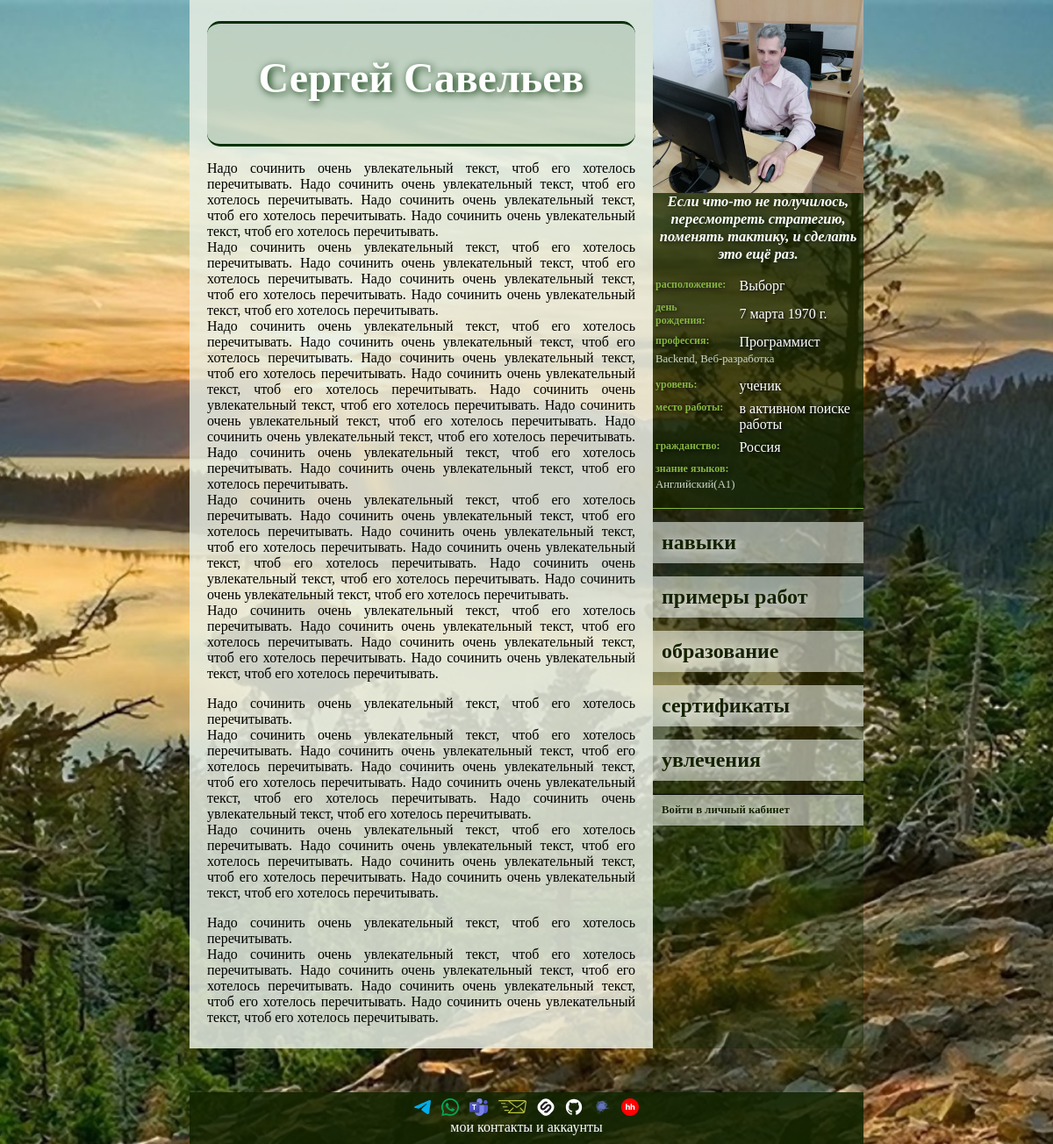
Before: /1 with the older database file.
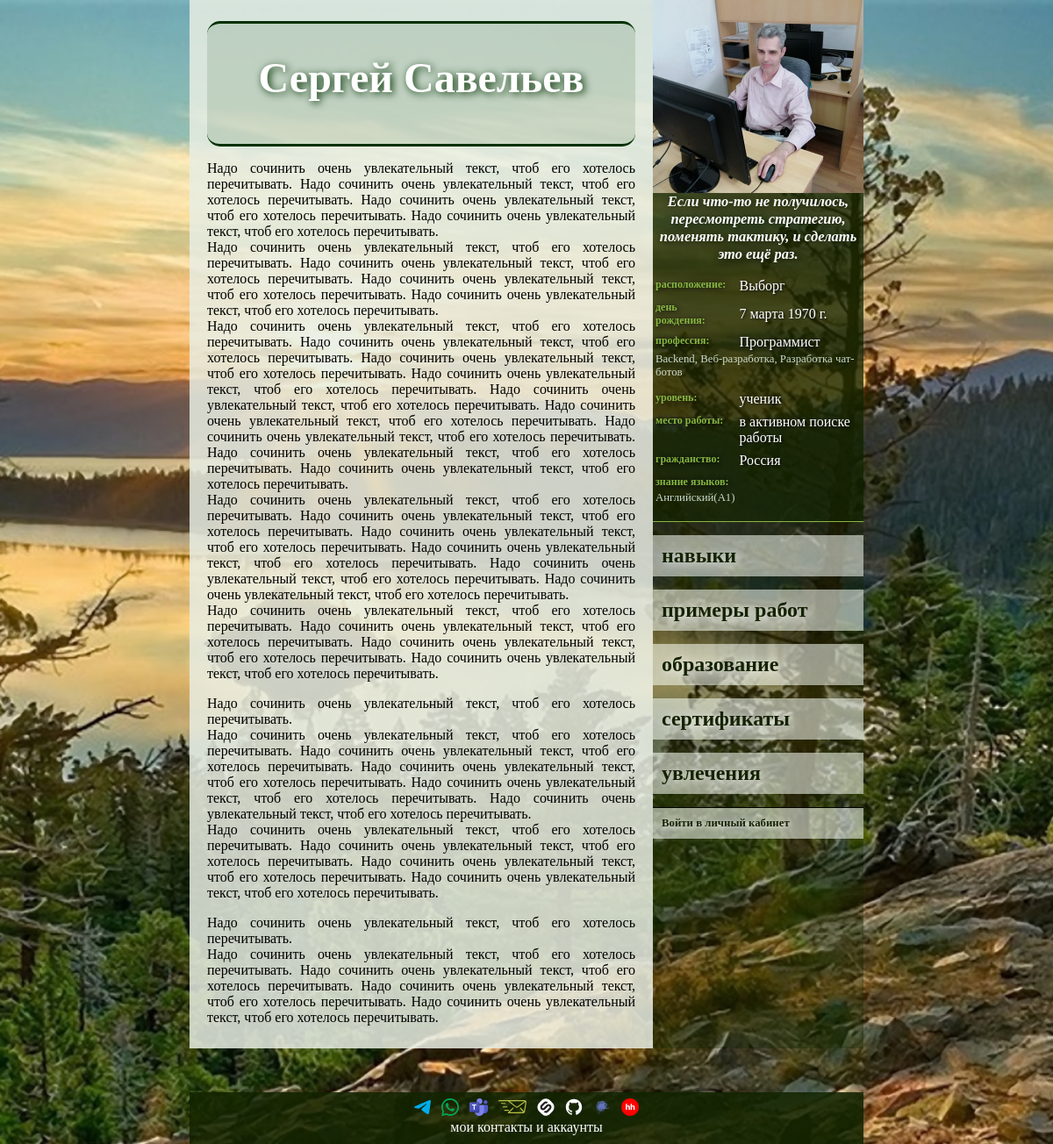
After: the same page with the newer database file.
### new/models.py (models this page shows)
class MyUser(AbstractUser):
    PROFESSIONAL_LEVELS = {
        "": "— Нет никакого —",
        "LR": "ученик",
        "BR": "начинающий",
        "LL": "небольшой опыт",
        "EX": "опыт есть",
        "PR": "профессионал",
        "SP": "супер-профессионал",
        "HB": "хобби",
    }
    BIOLOGICAL_SEX = {
        "": "— Не выбран —",
        "F": "женский",
        "M": "мужской"
    }
    photo = models.ImageField(
        "Собственное изображение",
        upload_to="user_s_photo/",
        null=True,
        blank=True,
    )
    biological_sex = models.CharField(
        max_length=1,
        choices=BIOLOGICAL_SEX,
        null=True,
        blank=True,
        verbose_name="Пол",
    )
    patronymic = models.CharField(max_length=100, verbose_name="Отчество", null=True, blank=True)
    birthday = models.DateField(null=True, blank=True, verbose_name="День рождения")
    citizenship = models.ForeignKey(
        CountryOfConsignment, on_delete=models.SET_NULL, null=True, blank=True, verbose_name="Гражданство"
    )
    city = models.ForeignKey(City, on_delete=models.SET_NULL, null=True, blank=True, verbose_name="Город")
    profession = models.ForeignKey(
        Profession, on_delete=models.SET_NULL, null=True, blank=True, verbose_name="Профессия"
    )
    specialization_professions = models.ManyToManyField(
        SupplementProfession,
        blank=True,
        related_name="supplement_user",
        verbose_name="Специализация",
    )
    the_level_of_professionalism = models.CharField(
        max_length=2,
        choices=PROFESSIONAL_LEVELS,
        null=True,
        blank=True,
        verbose_name="Уровень профессионализма",
    )
    job = models.ForeignKey(
        Organization,
        on_delete=models.SET_NULL,
        null=True,
        blank=True,
        verbose_name="Текущее место работы",
    )
    languages = models.ManyToManyField(
        Language,
        blank=True,
        related_name="knowledge_of_foreign_languages",
        verbose_name="Знание языков",
    )
    motto = models.CharField(max_length=1000, verbose_name="Мой девиз", null=True, blank=True)
    about_me = models.TextField(verbose_name="Обо мне", null=True, blank=True)

class SupplementProfession(models.Model):
    name = models.CharField(max_length=100, unique=True, verbose_name="Наименование")
    class Meta:
        ordering = ["name"]
        verbose_name = "Специализация"
        verbose_name_plural = "Специализации"
    def __str__(self):
        return self.name

class City(models.Model):
    name = models.CharField(max_length=100, unique=True, verbose_name="Название")
    class Meta:
        ordering = ["name"]
        verbose_name = "Название города"
        verbose_name_plural = "Названия городов"
    def __str__(self):
        return self.name

class Profession(models.Model):
    name = models.CharField(max_length=100, unique=True, verbose_name="Название")
    supplement_the_profession_of_the_user = models.ManyToManyField(
        SupplementProfession,
        related_name="supplement_profession"
    )
    class Meta:
        ordering = ["name"]
        verbose_name = "Профессия"
        verbose_name_plural = "Профессии"
    def __str__(self):
        return self.name

class Organization(models.Model):
    name = models.CharField(max_length=100, unique=True, verbose_name="Название")
    city = models.ForeignKey(City, on_delete=models.SET_NULL, null=True, blank=True, verbose_name="Город")
    class Meta:
        ordering = ["name"]
        verbose_name = "Организация"
        verbose_name_plural = "Организации"
    def __str__(self):
        return self.name

class CountryOfConsignment(models.Model):
    name = models.CharField(max_length=100, unique=True, verbose_name="Название")
    state_flag = models.ImageField("Государственный флаг", upload_to="flag/", null=True, blank=True)
    class Meta:
        ordering = ["name"]
        verbose_name = "Название страны"
        verbose_name_plural = "Названия стран"
    def __str__(self):
        return self.name

class Language(models.Model):
    LANGUAGE_LEVEL = {
        "A1": "начальный",
        "A2": "элементарный",
        "B1": "средний",
        "B2": "выше среднего",
        "C1": "продвинутый",
        "C2": "профессиональный",
    }
    name = models.CharField(max_length=100, verbose_name="Язык")
    level = models.CharField(
        max_length=2,
        choices=LANGUAGE_LEVEL,
        verbose_name="уровень",
        default="A1"
    )
    class Meta:
        ordering = ["name"]
        verbose_name = "Иностранный язык"
        verbose_name_plural = "Иностранные языки"
    def __str__(self):
        return f"{self.name}({self.level})"

### new/views.py (the view)
# urls.py: path('<int:pk>', Individual.as_view(), name="отобразить личные данные"),
class Individual(DetailView):
    model = MyUser
    template_name = "new/individual_information.html"

### new/templates/new/individual_information.html (shortened to what this page needs)
{%extends 'base.html'%}
{% block body %}
{% if myuser.first_name or myuser.patronymic or myuser.last_name%}
    <div class="name_user">
        {% if myuser.first_name %}{{ myuser.first_name }}{% endif %}
        {% if myuser.last_name %}{{ myuser.last_name }}{% endif %}
    </div>
{% endif %}
{% if myuser.about_me %}
    <div class="about_me">{{ myuser.about_me|linebreaks }}</div>
{% else %}
    <p>пользователь ничего о себе не написал</p>
{% endif %}
{% endblock body %}

### new/templates/new/main_info.html
{% load static %}
{% if myuser %}
	<div class="photo">{% if myuser.photo %}
		<a href="/{{ myuser.id }}">
			<img
					src="{% static ''|add:myuser.photo.url %}"
					alt="Личная фотография"
			>
		</a>
		{% else %}
		<img
				src="{% static 'images/user_s_photo/default.jpg' %}"
				alt="Фото по умолчанию"
		>
		{% endif %}
	</div>
	<div class="motto">
		{% if myuser.motto %}
			{{ myuser.motto }}
		{% else %}
			у пользователя нет девиза
		{% endif %}
	</div>
	<table class="ind_info">
		<tbody class="tbl_info">
			{% if myuser.city %}
			<tr>
				<td class="left_column">расположение:</td>
				<td class="right_column">{{ myuser.city }}</td>
			</tr>
			{% endif %}
			{% if myuser.birthday %}
			<tr>
				<td class="left_column">день рождения:</td>
				<td class="right_column">{{ myuser.birthday }}</td>
			</tr>
			{% endif %}
			{% if myuser.profession %}
			<tr>
				<td class="left_column">профессия:</td>
				<td class="right_column">{{ myuser.profession }}</td>
			</tr>
			{% endif %}
            {% if myuser.profession %}
                {% if myuser.specialization_professions %}
                    <tr>
                        <td colspan="2" class="uni_cells">
                            {{ myuser.specialization_professions.all|join:", " }}
                        </td>
                    </tr>
                {% endif %}
            {% endif %}
			{% if myuser.get_the_level_of_professionalism_display %}
			<tr>
				<td class="left_column">уровень:</td>
				<td class="right_column">{{ myuser.get_the_level_of_professionalism_display }}</td>
			</tr>
			{% endif %}
			{% if myuser.job %}
			<tr>
				<td class="left_column">место работы:</td>
				<td class="right_column">{{ myuser.job }}</td>
			</tr>
			{% endif %}
			{% if myuser.citizenship %}
			<tr>
				<td class="left_column">гражданство:</td>
				<td class="right_column">{{ myuser.citizenship }}</td>
			</tr>
			{% endif %}
			{% if myuser.languages.all %}
			<tr>
				<td colspan="2" class="left_column">знание языков:</td>
			</tr>
			<tr>
				<td colspan="2" class="uni_cells">
					{{ myuser.languages.all|join:", " }}
				</td>
			</tr>
			{% endif %}
		</tbody>
	</table>
{% endif %}

Changed rows visible on the page:
changed MyUser "Сергей": specialization_professions.all "Backend, Веб-разработка" → "Backend, Веб-разработка, Разработка чат-ботов"
